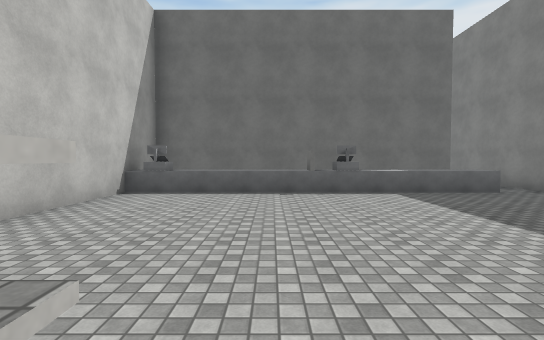
[1] (above)

16 first-person views from a walk through a scene from a Unity 3-D project. The camera is 1.5 m above the floor, tilts 2° down and sees 85° across. The floor is counted in squares, 2 m on a side. Each view is taken from the middle of a square. On the plan, view 1 faces up. The plan holds only what a view shows up to about 10 squares ahead; the rest is blank. The player is left out. Surface patterns are stand-ins for the level's own textures.

[2]
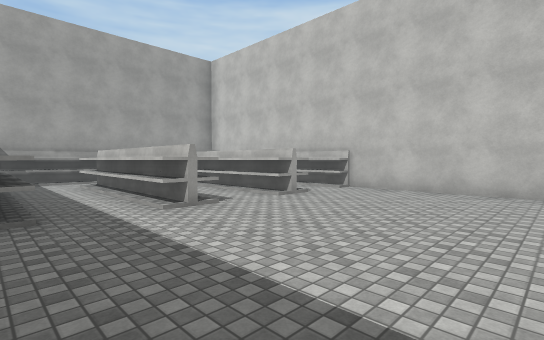

[3]
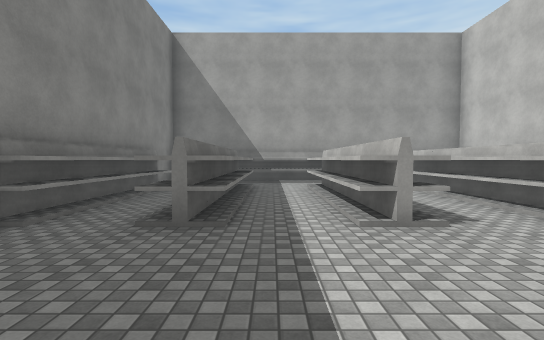

[4]
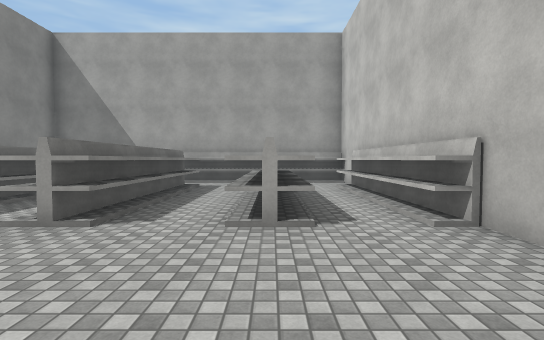

[5]
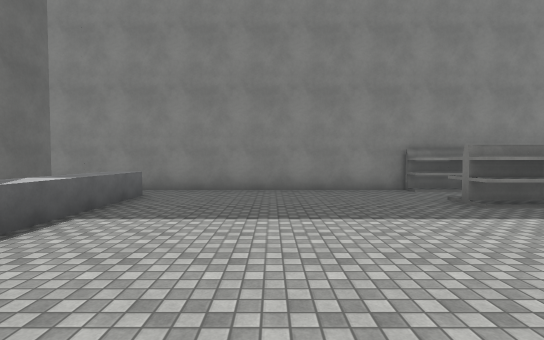

[6]
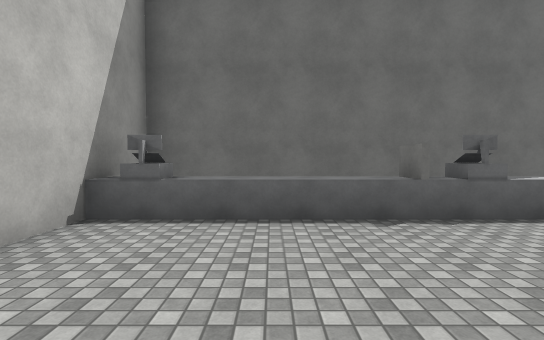

[7]
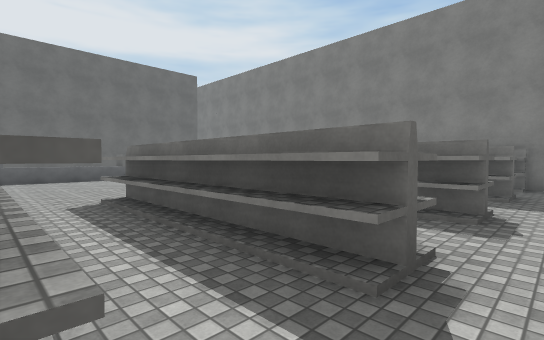

[8]
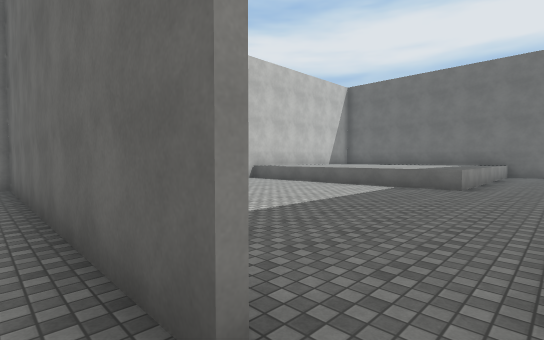

[9]
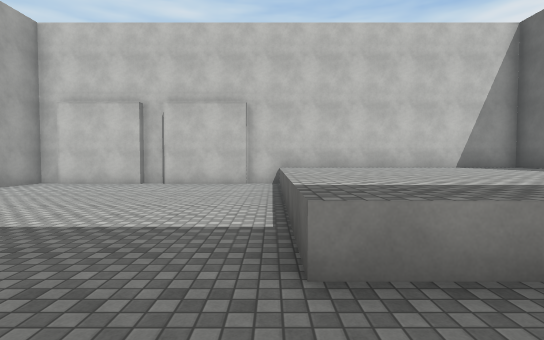

[10]
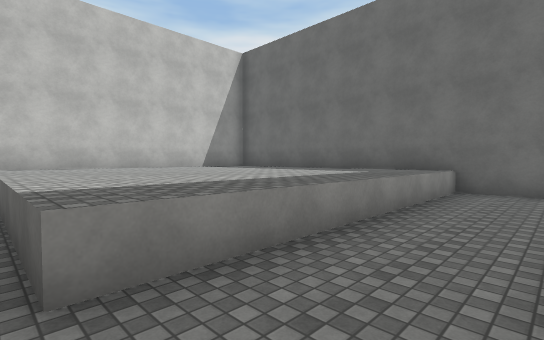

[11]
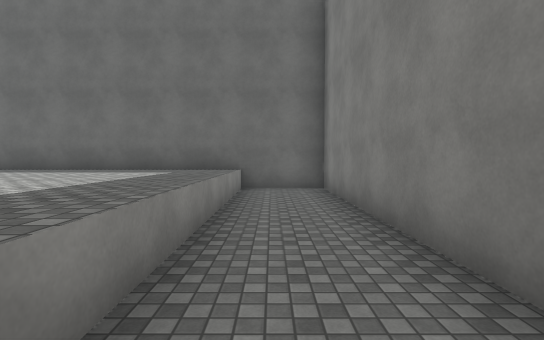

[12]
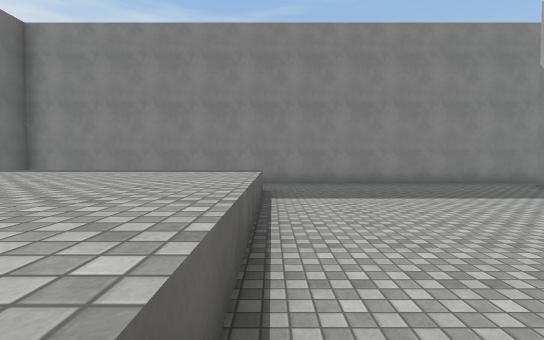

[13]
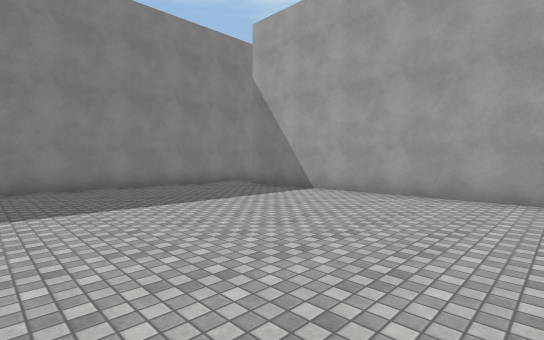

[14]
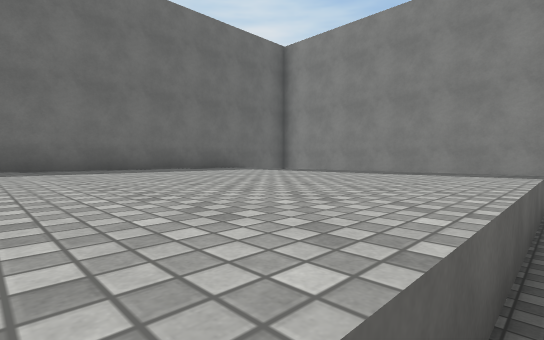

[15]
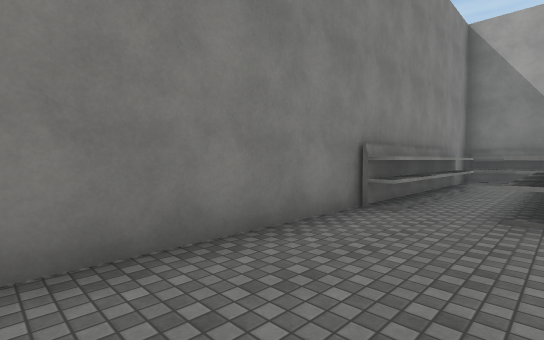

[16]
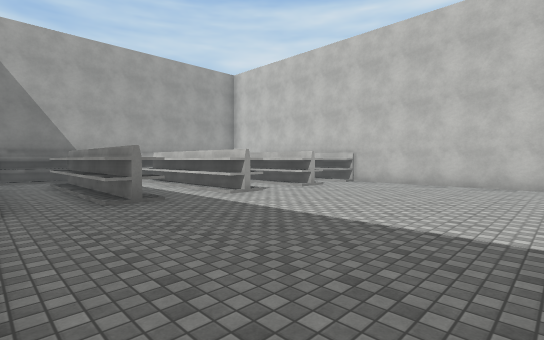

### Floor plan
Key: @ floor where view 1 was taken; # wall or solid block; . floor; ^ raised ledge; S shelf.
Columns run from 4 left of view 1 to 7 right of it. Each row starts with its distance up from view 1.
 24  ###########
 23  ^^^^^^^^..#
 22  ^^^^^^^^..#
 21  ^^^^^^^^..#
 20  ^^^^^^^^..#
 19  ^^^^^^^^..#
 18  ^^^^^^^^..#
 17  ^^^^^^^^..#
 16 #..........#
 15 ##.........#
 14  #.........#
 13  #.........#
 12  #.........#
 11  #.........#
 10  #.........#
  9 ##########.#
  8 #..........#
  7 ##^^^^^^^^.#
  6 #..........#
  5 #..........#
  4 #..........#
  3 #..........#
  2 #..........#
  1 #..........#
  0  S.S@SS.S.S
 -1  S.S.SS.S.S
 -2  S.S.SS.S.S
 -3  S.S.SS.S.S
 -4  S.S.SS.S.S
 -5 #..........#
 -6  SSSSSSSSS##

Positions as (right, up) in squares from view 1, and headings:
1: (0, 0), facing up
2: (4, 5), facing down-left
3: (3, 4), facing down
4: (-1, 4), facing down
5: (-1, 4), facing right
6: (-1, 3), facing up
7: (-3, -5), facing up-right
8: (6, 8), facing up-left
9: (6, 16), facing left
10: (6, 16), facing up-left
11: (5, 16), facing up
12: (-3, 16), facing right
13: (-2, 15), facing down-right
14: (-2, 16), facing up-right
15: (4, 5), facing down-right
16: (6, 6), facing down-left
